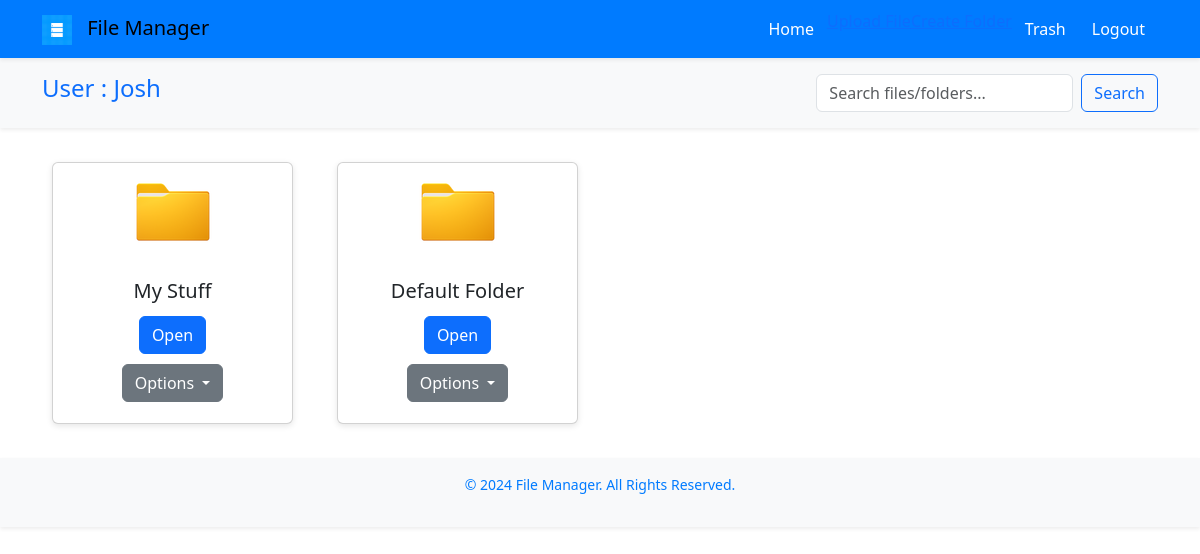
The page / (signed in) on the database as committed earlier.
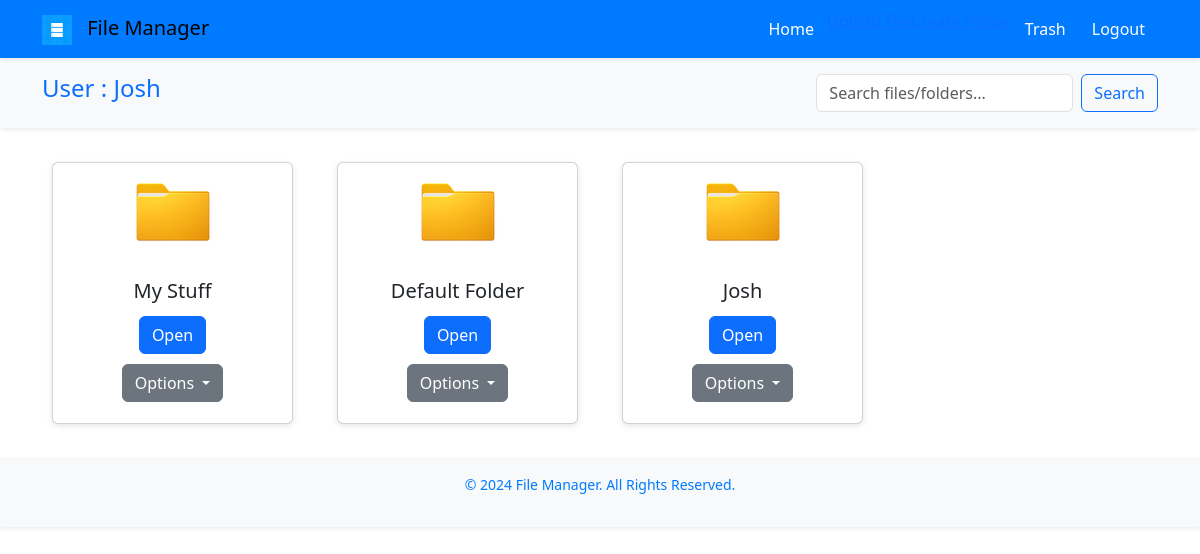
The same page on the database as committed later.
### files/models.py (models this page shows, shortened)
class Folder(models.Model):
    user = models.ForeignKey(User, on_delete=models.CASCADE, related_name="folders")
    name = models.CharField(max_length=255)
    parent_folder = models.ForeignKey(
        'self', null=True, blank=True, on_delete=models.CASCADE, related_name="subfolders"
    )
    created_at = models.DateTimeField(auto_now_add=True)
    is_deleted = models.BooleanField(default=False)  # Add this
    deleted_at = models.DateTimeField(null=True, blank=True)  # Add this for trash functionality
    objects = FolderManager()

### files/views.py (the view)
# urls.py: path('', views.list_folders, name='list_folders'),
@login_required
def list_folders(request):
    folders = Folder.objects.filter(user=request.user, parent_folder__isnull=True, is_deleted=False)
    return render(request, 'files/list_folders.html', {'folders': folders})

### files/templates/files/list_folders.html (shortened to what this page needs)
{% extends "base.html" %}
{% load static %}
{% block page_title %}User : {{ request.user }}{% endblock %}
{% block content %}
<div class="row">
    {% for folder in folders %}
        <div class="col-md-3 card-container">
            <div class="card">
                <img src="{% static 'images/folder-icon.png' %}" alt="Folder Icon">
                <div class="card-body">
                    <h5 class="card-title">{{ folder.name }}</h5>
                    <a href="{% url 'files:list_files' folder.id %}" class="btn btn-primary">Open</a>
                    <div class="dropdown">
                        <button class="btn btn-secondary dropdown-toggle" type="button" data-bs-toggle="dropdown">
                            Options
                        </button>
                    </div>
                </div>
            </div>
        </div>
    {% empty %}
        <p>No folders to display.</p>
    {% endfor %}
</div>
{% endblock %}

### templates/base.html (shortened to what this page needs)
{% load static %}
<!DOCTYPE html>
<html lang="en">
<head>
    <link href="{% static 'css/styles.css' %}" rel="stylesheet">
    <link rel="stylesheet" href="https://cdn.jsdelivr.net/npm/bootstrap@5.3.0/dist/css/bootstrap.min.css">
</head>
<body>
    <nav class="navbar navbar-expand-lg navbar-light bg-light-blue shadow-sm">
        <div class="container">
            <a class="navbar-brand" href="#">
                <img src="{% static 'images/logo-icon.png' %}" alt="Logo" height="30">
                File Manager
            </a>
            <div class="collapse navbar-collapse" id="navbarNav">
                <ul class="navbar-nav ms-auto">
                    <li class="nav-item"><a class="nav-link" href="{% url 'files:list_folders' %}">Home</a></li>
                    <li class="nav-item">
                        <li class="nav-item">
                            {% if folder and folder.id %}
                                <a href="{% url 'files:upload_file' folder.id %}">Upload File</a>
                            {% else %}
                                <a href="{% url 'files:upload_file_no_folder' %}">Upload File</a>
                            {% endif %}
                        </li>
                    </li>
                    <li class="nav-item"><a href="{% url 'files:create_folder' %}">Create Folder</a></li>
                    <li class="nav-item"><a class="nav-link" href="{% url 'files:trash' %}">Trash</a></li>
                    {% if user.is_authenticated %}
                        <li class="nav-item"><a class="nav-link" href="{% url 'accounts:logout' %}">Logout</a></li>
                    {% else %}
                        <li class="nav-item"><a class="nav-link" href="{% url 'accounts:login' %}">Login</a></li>
                        <li class="nav-item"><a class="nav-link" href="{% url 'accounts:register' %}">Register</a></li>
                    {% endif %}
                </ul>
            </div>
        </div>
    </nav>
    <header class="bg-light p-3 mb-4 shadow-sm">
        <div class="container d-flex justify-content-between align-items-center">
            <h1 class="h4 text-primary">{% block page_title %}{% endblock %}</h1>
            <form class="d-flex">
                <input class="form-control me-2" type="search" placeholder="Search files/folders..." aria-label="Search">
                <button class="btn btn-outline-primary" type="submit">Search</button>
            </form>
        </div>
    </header>
    <div class="container">
        {% block content %}{% endblock %}
    </div>
    <footer class="bg-light p-3 mt-4 text-center shadow-sm">
        <p>&copy; 2024 File Manager. All Rights Reserved.</p>
    </footer>
</body>
</html>

### static/css/styles.css (style rules this page uses)
body { font-family: 'Arial', sans-serif; background-color: #f9f9f9; margin: 0; }
.navbar { background-color: #007bff; }
.navbar-brand img { margin-right: 10px; }
.nav-link { color: white !important; margin: 0 5px; }
header { background-color: #e3f2fd; }
header h1 { margin: 0; color: #0056b3; }
.card { margin: 10px; border: none; border-radius: 8px; box-shadow: 0px 2px 6px rgba(0, 0, 0, 0.1); }
.card img { max-height: 120px; margin: 10px auto; display: block; }
.card .card-body { text-align: center; }
.card .btn { margin: 5px 0; }
footer { background-color: #e3f2fd; color: #007bff; font-size: 14px; }

Rows that differ between the two databases and show on the page:
added Folder: name "Josh"
